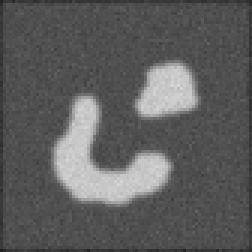
%> input picture app-math-tr/level/twoObj.bmp, 84 x 84 px (shown 3 times larger)
$ octave active.m   (GNU Octave 9; MATLAB toolbox functions it lacks are replaced by stand-ins)
%> lines starting %> are read from the running program, lines starting %| are printed output that depends on the picture
close all
clear all
clc

% read the input image
inpImage =imread('twoObj.bmp');
%> inpImage is the input picture: size 84x84 uint8; min 34, max 214, mean 93.8
% size of image
[rows cols dims] = size(inpImage);
%> rows = 84; cols = 84; dims = 1

if dims==3
    inpImage=double(rgb2gray(inpImage));
else
    inpImage=double(inpImage);
%> inpImage: size 84x84 double
end

% Gaussian filter parameter
sigma=1.2;
% Gaussian filter
G=fspecial('gaussian',15,sigma);
% Gaussian smoothed image
inpImage=conv2(inpImage,G,'same');

% gradient of image
[gradIX,gradIY]=gradient(inpImage);
absGradI=sqrt(gradIX.^2+gradIY.^2);
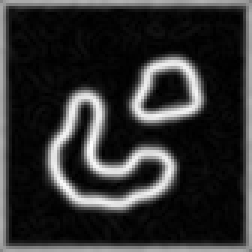
%> absGradI: size 84x84 double (shown 3 times larger); min 0.011, max 30.69, mean 5.9; drawn with min black and max white

% higher dimensional embedding function phi whose zero level set is our
% contour
% radius of circle - initial embedding function
% radius=min(floor(0.45*rows),floor(0.45*cols));
[u,v] = meshgrid(1:cols, 1:rows);
phi = ((u-cols/2)/(floor(0.45*cols))).^2+((v-rows/2)/(floor(0.45*rows))).^2-1;

% edge-stopping function
g = 1./(1+absGradI.^2);
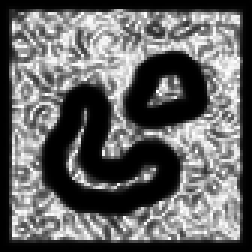
%> g: size 84x84 double (shown 3 times larger); min 0.00106, max 1, mean 0.395
% gradient of edge-stopping function
[gx,gy]=gradient(g);
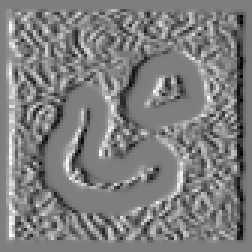
%> gx: size 84x84 double (shown 3 times larger); min -0.485, max 0.492, mean 3.05e-07; drawn with min black and max white
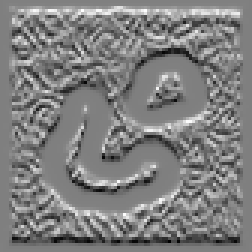
%> gy: size 84x84 double (shown 3 times larger); min -0.488, max 0.484, mean 6.84e-09; drawn with min black and max white

% gradient descent step size
dt=.4;

% number of iterations after which we reinitialize the surface
num_reinit=10;

phiOld=zeros(rows,cols);

% number of iterations
iter=0;

%> (the run ends here)
